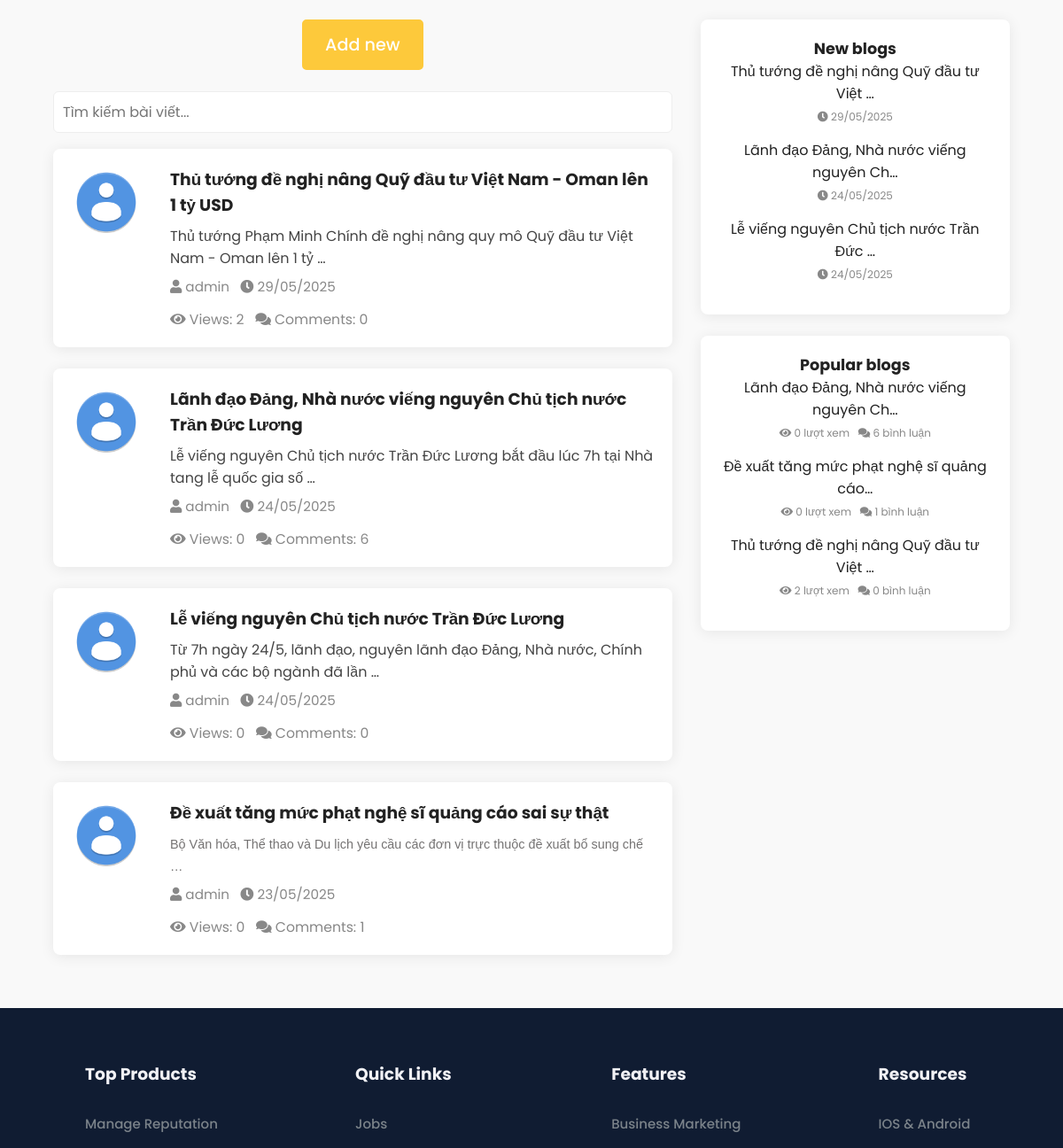
The page /blog/ (middle part) on the database as committed earlier.
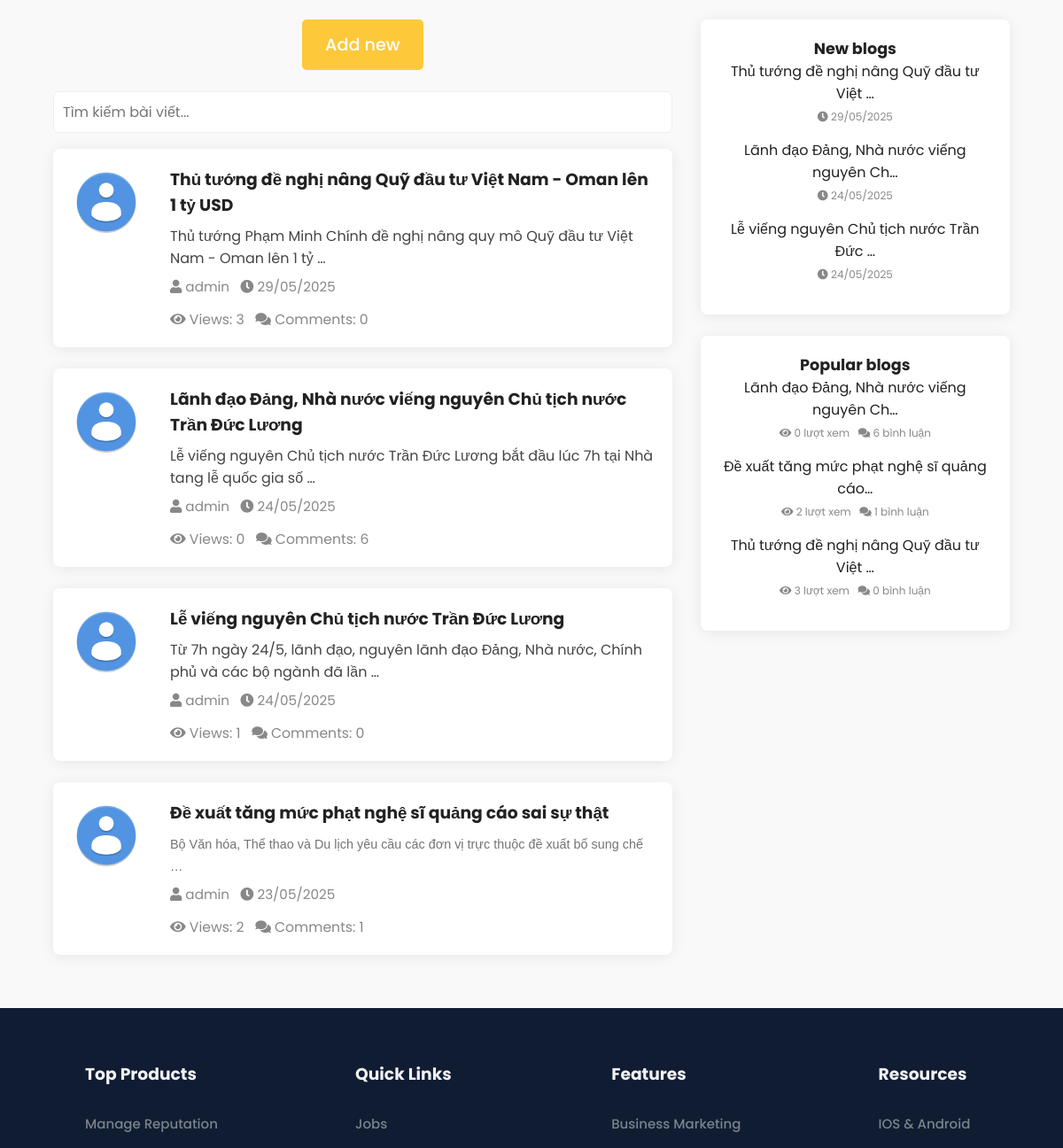
The same page on the database as committed later.
### app/models.py (models this page shows, shortened)
class Blog(models.Model):
    title = models.CharField(max_length=200)
    content = RichTextUploadingField() # Nội dung bài viết viết bằng Markdown # Hình ảnh bài viết
    created_at = models.DateTimeField(auto_now_add=True)
    updated_at = models.DateTimeField(auto_now=True)
    author = models.ForeignKey("app.User", on_delete=models.CASCADE, related_name="blogs")
    views = models.PositiveIntegerField(default=0)  # Số lượt xem bài viết

class User(AbstractUser):
    id = models.AutoField(primary_key=True)  # Tự động tăng ID cho người dùng
    email = models.EmailField(unique=True, max_length=254, blank=True)  # Override email thành unique
    phone = models.CharField(max_length=15, blank=True, null=True)
    avatar = models.ImageField(upload_to='avatars/', blank=True, null=True)
    birthday = models.DateField(null=True, blank=True)
    ROLE_CHOICES = [
        ('student', 'student'),
        ('instructor', 'instructor'),
        ('admin', 'admin'),
    ]
    role = models.CharField(max_length=20, choices=ROLE_CHOICES, default='student')
    self_description = RichTextUploadingField(default="", blank=True, null=True)  # Mô tả bản thân viết bằng Markdown
    enrolled_courses = models.ManyToManyField(
        "app.Course",
        through="app.Enrollment",
        related_name="enrolled_students",
        verbose_name="Course",
        blank=True
    )
    instructors = models.ManyToManyField(
        "app.Course",
        through="app.TeachingAssignment",
        related_name="instructed_courses",
        blank=True
    )

### app/views.py (the view)
# urls.py: path("blog/", views.blog_view, name="blog"),
def blog_view(request):
    now = timezone.now().date()
    blogs = Blog.objects.annotate(
        num_comments=Count('comments'),
        days_since=ExpressionWrapper(
            (now - F('created_at__date')),
            output_field=FloatField()
        ),
    ).annotate(
        popularity=ExpressionWrapper(
            (F('views') * 0.2 + F('num_comments') * 0.8) / (F('days_since') + 1),  # +1 để tránh chia cho 0
            output_field=FloatField()
        )
    ).order_by('-created_at')
    latest_blogs = blogs.order_by('-created_at')[:3]
    popular_blogs = blogs.order_by('-popularity')[:3]
    return render(request, "app/blog.html", {
        "blogs": blogs,
        "latest_blogs": latest_blogs,
        "popular_blogs": popular_blogs,
    })

### app/templates/app/blog.html (shortened to what this page needs)
{% load static %}
<!DOCTYPE html>
<html lang="en">
<head>
    <link rel="stylesheet" href="https://pro.fontawesome.com/releases/v5.10.0/css/all.css" />
    <link rel="stylesheet" href="{% static 'style.css' %}">
</head>
<body>
    <section id="courses">
        <div style="display: flex; gap: 32px;">
            <div style="flex: 2;">
                <a href="{% url 'new_blog' %}" class="btn" style="margin-bottom: 24px; display: inline-block;">Add new</a>
                <input id="searchBlogInput" type="text" placeholder="Tìm kiếm bài viết..." style="width: 100%; padding: 10px; margin-bottom: 18px; border-radius: 6px; border: 1px solid #eee; font-size: 1rem;">
                <div class="course-list" id="blogList">
                    {% for blog in blogs %}
                        <div class="course-row">
                            {% if blog.author.avatar %}
                                <img src="{{ blog.author.avatar.url }}" alt="{{ blog.author.get_full_name|default:blog.author.username }}" style="width:80px;height:80px;object-fit:cover;border-radius:50%;margin-right:32px;">
                            {% else %}
                                <img src="{% static 'images/avatar-default.png' %}" alt="avatar" style="width:80px;height:80px;object-fit:cover;border-radius:50%;margin-right:32px;">
                            {% endif %}
                            <div class="course-row-content">
                                <h3>
                                    <a href="{% url 'blog_detail' blog.id %}">
                                        {{ blog.title }}
                                    </a>
                                </h3>
                                <div class="blog-content-preview">{{ blog.content|truncatewords_html:20|safe }}</div>
                                <p style="font-size: 0.95em; color: #888;">
                                    <i class="fa fa-user"></i> {{ blog.author.get_full_name|default:blog.author.username }} &nbsp;
                                    <i class="fa fa-clock"></i> {{ blog.created_at|date:"d/m/Y" }}
                                </p>
                                <div style="font-size: 0.98em; color: #888; margin-top: 6px;">
                                    <i class="fa fa-eye"></i> Views: {{ blog.views }} &nbsp;
                                    <i class="fa fa-comments"></i> Comments: {{ blog.num_comments|default:0 }}
                                </div>
                            </div>
                        </div>
                    {% empty %}
                        <p>No blog blogs available at the moment.</p>
                    {% endfor %}
                </div>
            </div>
            <aside style="flex: 1; min-width: 260px;">
                <div style="background: #fff; border-radius: 8px; box-shadow: 0 2px 16px rgba(0,0,0,0.08); padding: 20px; margin-bottom: 24px;">
                    <h3 style="margin-top:0; font-size:1.1rem; color:#222;">New blogs</h3>
                    <ul style="list-style:none; padding:0; margin:0;">
                        {% for blog in latest_blogs %}
                            <li style="margin-bottom: 14px;">
                                <a href="{% url 'blog_detail' blog.id %}" style="color:#222; text-decoration:none;">
                                    {{ blog.title|truncatechars:40 }}
                                </a>
                                <br>
                                <span style="font-size:12px; color:#888;"><i class="fa fa-clock"></i> {{ blog.created_at|date:"d/m/Y" }}</span>
                            </li>
                        {% endfor %}
                    </ul>
                </div>
                <div style="background: #fff; border-radius: 8px; box-shadow: 0 2px 16px rgba(0,0,0,0.08); padding: 20px;">
                    <h3 style="margin-top:0; font-size:1.1rem; color:#222;">Popular blogs</h3>
                    <ul style="list-style:none; padding:0; margin:0;">
                        {% for blog in popular_blogs %}
        <li style="margin-bottom: 14px;">
            <a href="{% url 'blog_detail' blog.id %}" style="color:#222; text-decoration:none;">
                {{ blog.title|truncatechars:40 }}
            </a>
            <br>
            <span style="font-size:12px; color:#888;">
                <i class="fa fa-eye"></i> {{ blog.views|default:0 }} lượt xem
                &nbsp; <i class="fa fa-comments"></i> {{ blog.num_comments|default:0 }} bình luận
            </span>
        </li>
    {% endfor %}
</ul>
                </div>
            </aside>
        </div>
    </section>
    {% include 'app/footer.html' %}
</body>
</html>

### app/templates/app/navigation.html (shortened to what this page needs)
{% load static %}

### app/templates/app/footer.html (shortened to what this page needs)
<footer>
    <div class="footer-col">
        <h3>Top Products</h3>
        <li>Manage Reputation</li>
        <li>Power Tools</li>
    </div>
    <div class="footer-col">
        <h3>Quick Links</h3>
        <li>Jobs</li>
        <li>Brand Assets</li>
    </div>
    <div class="footer-col">
        <h3>Features</h3>
        <li>Business Marketing</li>
        <li>User Analytics</li>
    </div>
    <div class="footer-col">
        <h3>Resources</h3>
        <li>IOS & Android</li>
        <li>Watch a Demo</li>
    </div>
</footer>

### static/style.css (style rules this page uses)
* { margin: 0; padding: 0; box-sizing: border-box; font-family: "Poppins", sans-serif; }
body { font-family: "Poppins", sans-serif; }
span { font-size: 0.9rem; color: #757373; }
#courses { background-color: #f9f9f9; text-align: center; align-items: center; padding: 5vw 5vw 5vw 5vw; }
.btn { background-color: #FDC93B; color: #fff; border: 2px solid #FDC93B; padding: 1vw 2vw; border-radius: 5px; text-decoration: none; font-size: 1.2rem; font-weight: 500; transition: all 0.3s ease-in-out; }
footer { background-color: #101C32; padding: 5vw 8vw; display: flex; justify-content: space-between; align-items: flex-start; flex-wrap: wrap; position: relative; }
footer .footer-col { padding-bottom: 40px; }
footer .footer-col h3 { font-size: 600; color: rgb(241, 241, 245); padding-bottom: 20px; }
footer li { list-style: none; padding: 10px 0; font-size: 15px; color: #7b838a; font-weight: 500; cursor: pointer; }

### app/templates/app/blog.html (style rules this page uses)
.course-list { display: flex; flex-direction: column; gap: 24px; }
.course-row { display: flex; align-items: flex-start; background: #fff; border-radius: 8px; box-shadow: 0 2px 16px rgba(0,0,0,0.08); padding: 20px; transition: box-shadow 0.2s; }
.course-row-content { flex: 1; text-align: left; display: flex; flex-direction: column; justify-content: flex-start; }
.course-row-content h3 { margin: 0 0 8px 0; }
.course-row-content h3 a { color: #222; text-decoration: none; transition: color 0.2s; }
.course-row-content p { margin: 0 0 8px 0; color: #444; display: -webkit-box; -webkit-line-clamp: 4; -webkit-box-orient: vertical; overflow: hidden; text-overflow: ellipsis; }

Rows that differ between the two databases and show on the page:
changed Blog "Thủ tướng đề nghị nâng Quỹ đầu tư Việt Nam - Oman lên 1 tỷ USD": views "2" → "3"
changed Blog "Lễ viếng nguyên Chủ tịch nước Trần Đức Lương": views "0" → "1"
changed Blog "Đề xuất tăng mức phạt nghệ sĩ quảng cáo sai sự thật": views "0" → "2"
